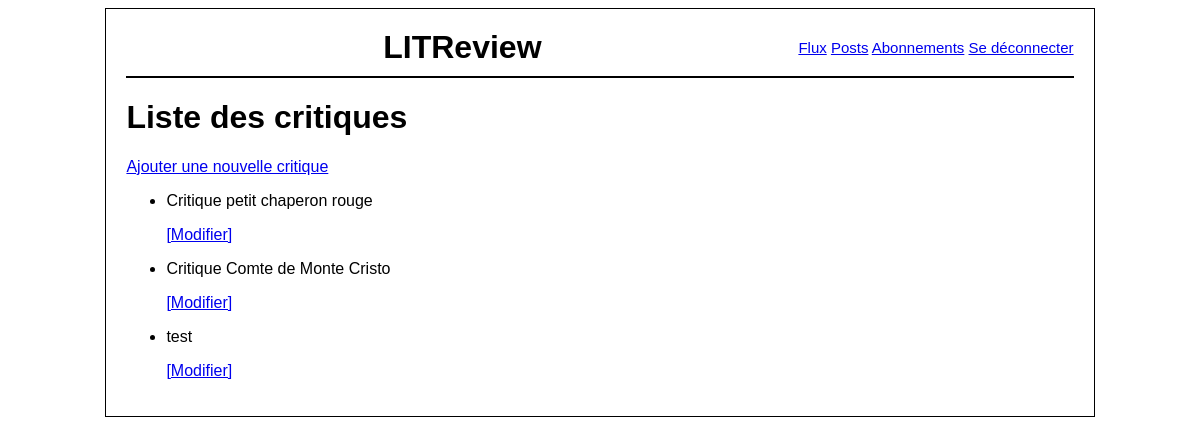
Before: /review/ with the older database file.
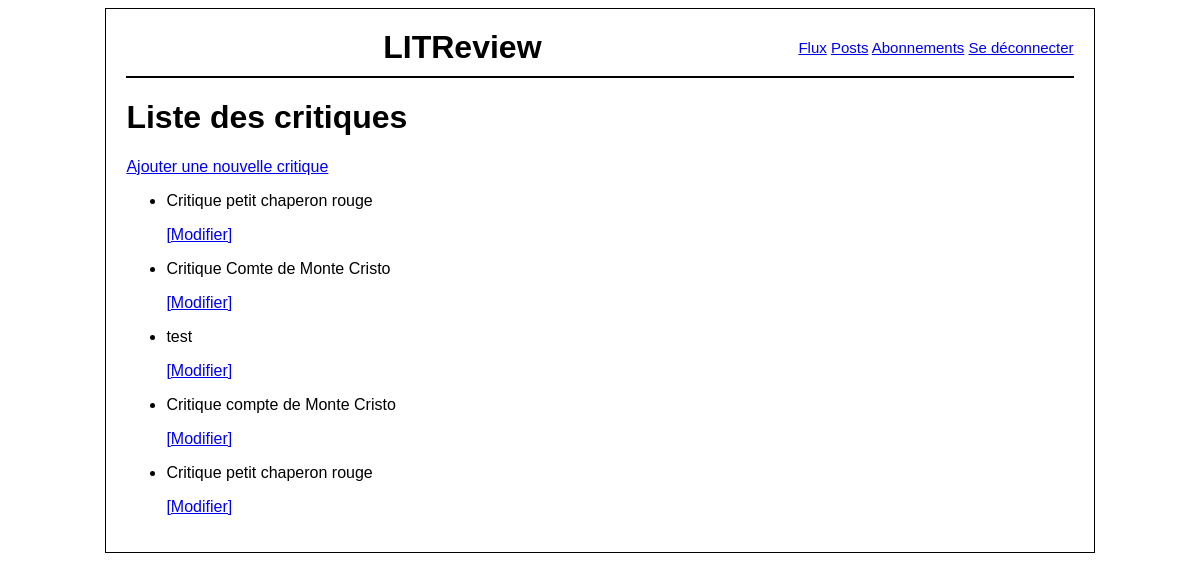
After: the same page with the newer database file.
### review/models.py (models this page shows, shortened)
class Review(models.Model):
    ticket = models.ForeignKey(to=Ticket, on_delete=models.CASCADE)
    rating = models.PositiveSmallIntegerField(
        validators=[MinValueValidator(0), MaxValueValidator(5)]
    )
    headline = models.CharField(max_length=128)
    body = models.TextField(max_length=8192, blank=True)
    user = models.ForeignKey(
        to=settings.AUTH_USER_MODEL, on_delete=models.CASCADE, null=True
    )
    time_created = models.DateTimeField(auto_now_add=True)
    contributors = models.ManyToManyField(
        settings.AUTH_USER_MODEL,
        through="ReviewContributor",
        related_name="contributions",
        blank=True,
    )

### review/views.py (the view)
# urls.py: path("review/", review.views.review_list, name="review_list"),
def review_list(request):
    review = Review.objects.all()
    return render(request, "review/review_list.html", {"reviews": review})

### review/templates/review/review_list.html
{% extends 'base.html' %}
{% block content %}
<h1>Liste des critiques</h1>
<a href="{% url 'review_create' %}">Ajouter une nouvelle critique</a>
<ul>
    {% for review in reviews %}
    <li>
        <p>{{ review.headline }}</p>
        <a href="{% url 'review_update' review.id %}">[Modifier]</a>
    </li>
    {% endfor %}
</ul>
{% endblock %}

Changed rows visible on the page:
added Review: headline "Critique compte de Monte Cristo"
added Review: headline "Critique petit chaperon rouge"
